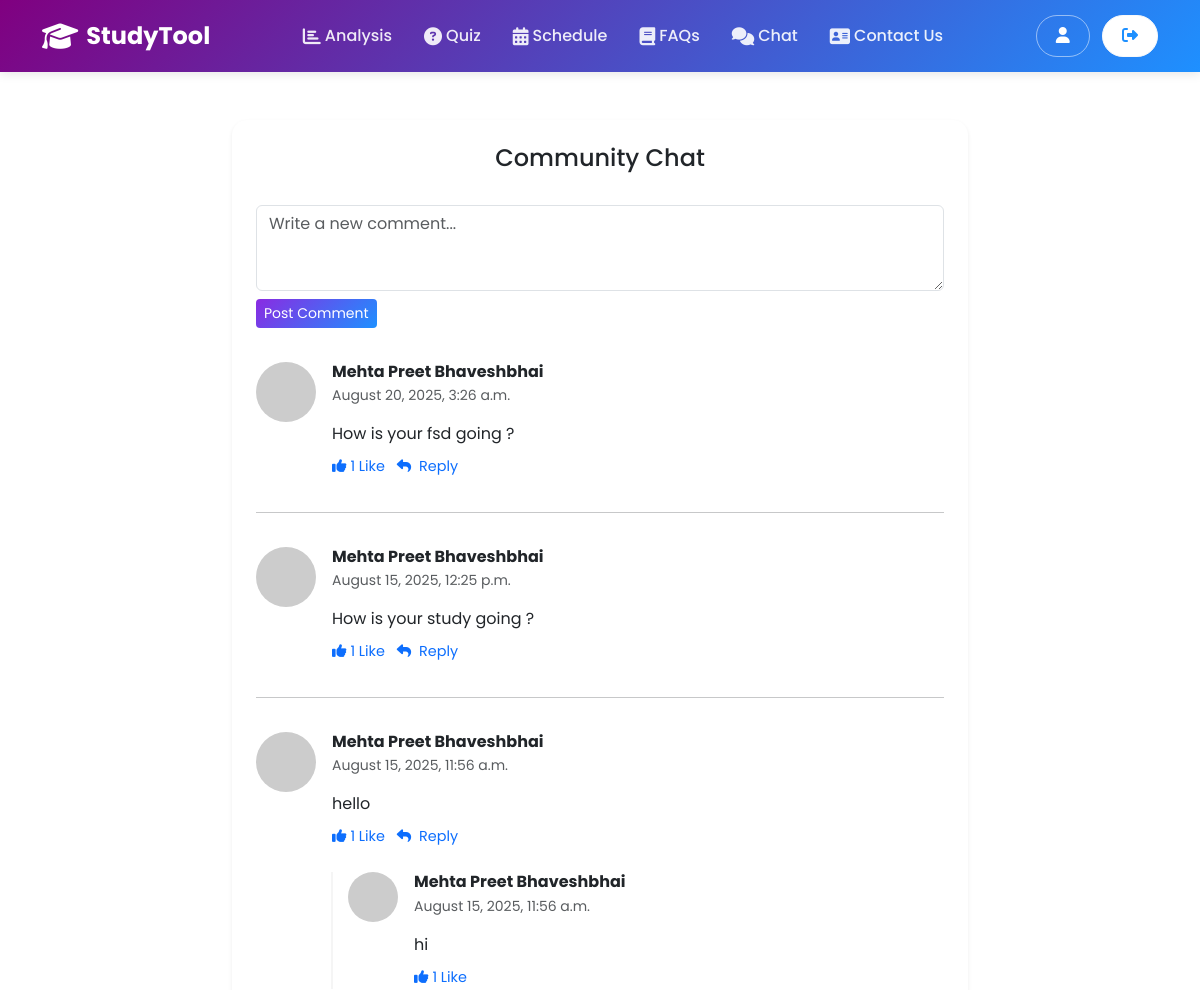
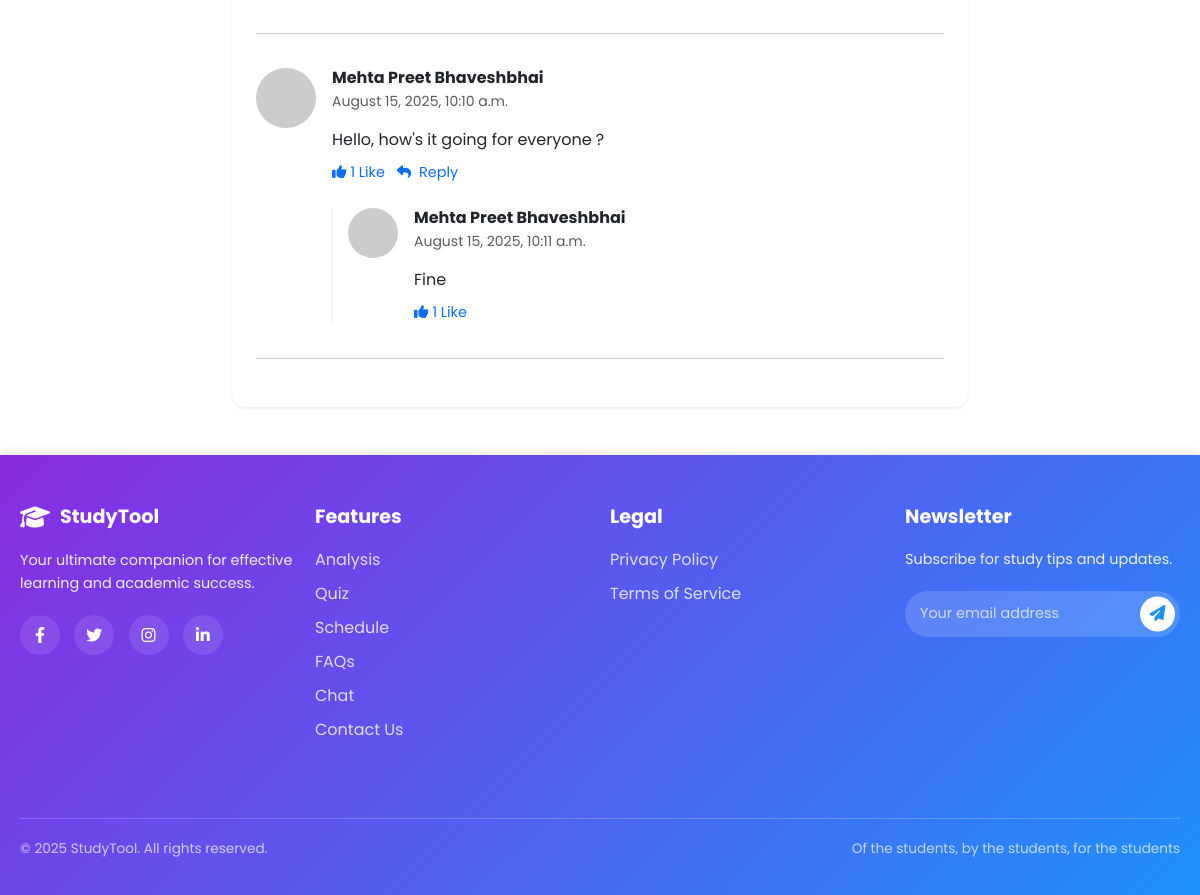
Page /chat/ (signed in) on the committed database (2 pictures, top to bottom).
### tool/models.py (models this page shows, shortened)
class Comment(models.Model):
    author = models.ForeignKey(Register, on_delete=models.CASCADE)
    content = models.TextField(max_length=1000)
    timestamp = models.DateTimeField(auto_now_add=True)
    parent = models.ForeignKey('self', null=True, blank=True, on_delete=models.CASCADE, related_name='replies')
    likes = models.ManyToManyField(Register, related_name='liked_comments', blank=True)
    @property
    def like_count(self):
        return self.likes.count()

class Register(models.Model):
    first_name = models.CharField(max_length=50)
    middle_name = models.CharField(max_length=50)
    last_name = models.CharField(max_length=50)
    email = models.CharField(max_length=50)
    password = models.CharField(max_length=50)
    mobile_number = models.IntegerField()
    birth_date = models.DateField()
    qualification = models.CharField(max_length=50)

### tool/views.py (the view, shortened to what this page needs)
# urls.py: path('chat/', views.chat, name='chat'),
def chat(request):
    if 'user_email' not in request.session:
        return redirect('login')
    user = get_object_or_404(Register, email=request.session['user_email'])
    top_level_comments = Comment.objects.filter(parent__isnull=True).order_by('-timestamp')
    context = {
        'comments': top_level_comments,
        'current_user': user
    }
    return render(request, 'chat.html', context)

### tool/templates/chat.html (shortened to what this page needs)
{% extends 'base.html' %}
{% block content %}
<div class="container my-5">
    <div class="row d-flex justify-content-center">
        <div class="col-md-10 col-lg-8">
            <div class="card shadow-sm">
                <div class="card-body p-4">
                    <h4 class="text-center mb-4 pb-2">Community Chat</h4>
                    <form action="{% url 'chat' %}" method="post" class="mb-4">
                        <div class="form-outline">
                            <textarea class="form-control" name="content" rows="3" placeholder="Write a new comment..." required></textarea>
                        </div>
                        <button type="submit" class="btn btn-primary btn-sm mt-2">Post Comment</button>
                    </form>
                    {% for comment in comments %}
                    <div class="comment-thread">
                        <div class="d-flex flex-start">
                            <img class="rounded-circle shadow-1-strong me-3" src="https://i.pravatar.cc/60?u={{ comment.author.email }}" alt="avatar" width="60" height="60" />
                            <div>
                                <h6 class="fw-bold mb-1">{{ comment.author.first_name }} {{comment.author.middle_name}} {{ comment.author.last_name }}</h6>
                                <div class="d-flex align-items-center mb-3">
                                    <p class="mb-0 text-muted small">{{ comment.timestamp|date:"F j, Y, P" }}</p>
                                </div>
                                <p class="mb-2">{{ comment.content }}</p>
                                <div class="comment-actions">
                                    <a href="{% url 'like_comment' comment.id %}" class="link-muted me-2">
                                        <i class="fas fa-thumbs-up me-1"></i>{{ comment.like_count }} Like
                                    </a>
                                    <a href="#!" class="link-muted" onclick="toggleReplyForm('{{ comment.id }}')">
                                        <i class="fas fa-reply me-1"></i> Reply
                                    </a>
                                </div>
                            </div>
                        </div>
                        {% for reply in comment.replies.all %}
                        <div class="d-flex flex-start mt-4 reply-item">
                            <a class="me-3" href="#">
                                <img class="rounded-circle shadow-1-strong" src="https://i.pravatar.cc/50?u={{ reply.author.email }}" alt="avatar" width="50" height="50" />
                            </a>
                            <div>
                                <h6 class="fw-bold mb-1">{{ reply.author.first_name }} {{reply.author.middle_name}} {{ reply.author.last_name }}</h6>
                                <div class="d-flex align-items-center mb-3">
                                    <p class="mb-0 text-muted small">{{ reply.timestamp|date:"F j, Y, P" }}</p>
                                </div>
                                <p class="mb-2">{{ reply.content }}</p>
                                <div class="comment-actions">
                                    <a href="{% url 'like_comment' reply.id %}" class="link-muted me-2">
                                        <i class="fas fa-thumbs-up me-1"></i>{{ reply.like_count }} Like
                                    </a>
                                </div>
                            </div>
                        </div>
                        {% endfor %}
                    </div>
                    <hr class="my-4">
                    {% empty %}
                    <p class="text-center">No comments yet. Be the first to start a conversation!</p>
                    {% endfor %}
                </div>
            </div>
        </div>
    </div>
</div>
{% endblock %}

### tool/templates/base.html (shortened to what this page needs)
{% load static %}
<!DOCTYPE html>
<html lang="en">
<head>
    <link href="https://cdn.jsdelivr.net/npm/bootstrap@5.3.3/dist/css/bootstrap.min.css" rel="stylesheet">
    <link rel="stylesheet" href="https://cdnjs.cloudflare.com/ajax/libs/font-awesome/6.4.0/css/all.min.css">
    <link rel="stylesheet" href="{% static 'css/navbar.css' %}">
    <link rel="stylesheet" href="{% static 'css/footer.css' %}">
    <link rel="stylesheet" href="{% static 'css/home.css' %}">
    <link rel="stylesheet" href="{% static 'css/profile.css' %}">
    <link rel="stylesheet" href="{% static 'css/analysis.css' %}">
    <link rel="stylesheet" href="{% static 'css/chat.css' %}">
    <link rel="stylesheet" href="{% static 'css/quiz.css' %}">
    <link rel="stylesheet" href="{% static 'css/schedule.css' %}">
    <link rel="stylesheet" href="{% static 'css/faq.css' %}">
</head>
<body>
    <nav class="navbar navbar-expand-lg study-navbar">
        <div class="container">
            <a class="navbar-brand" href="{% url 'home' %}">
                <i class="fas fa-graduation-cap me-2"></i>
                StudyTool
            </a>
            <div class="collapse navbar-collapse" id="navbarContent">
                <ul class="navbar-nav mx-auto">
                    <li class="nav-item">
                        <a class="nav-link" href="{% url 'analysis' %}">
                            <i class="fas fa-chart-bar me-1"></i> Analysis
                        </a>
                    </li>
                    <li class="nav-item">
                        <a class="nav-link" href="{% url 'quiz' %}">
                            <i class="fas fa-question-circle me-1"></i> Quiz
                        </a>
                    </li>
                    <li class="nav-item">
                        <a class="nav-link" href="{% url 'schedule' %}">
                            <i class="fas fa-calendar-alt me-1"></i> Schedule
                        </a>
                    </li>
                    <li class="nav-item">
                        <a class="nav-link" href="{% url 'faq' %}">
                            <i class="fas fa-book me-1"></i> FAQs
                        </a>
                    </li>
                    <li class="nav-item">
                        <a class="nav-link" href="{% url 'chat' %}">
                            <i class="fas fa-comments me-1"></i> Chat
                        </a>
                    </li>
                    <li class="nav-item">
                        <a class="nav-link" href="{% url 'contact_us' %}">
                            <i class="fas fa-address-card me-1"></i> Contact Us
                        </a>
                    </li>
                </ul>
                <div class="d-flex">
                    <div class="nav-buttons ms-3">
                        {% if request.session.user_email %}
                            <a href="{% url 'profile' %}" class="btn btn-outline-light me-2">
                                <i class="fas fa-user"></i>
                            </a>
                            <a href="{% url 'register' %}" class="btn btn-light">
                                <i class="fas fa-sign-out-alt"></i>
                            </a>
                        {% else %}
                            <a href="{% url 'login' %}" class="btn btn-outline-light me-2">Login</a>
                            <a href="{% url 'register' %}" class="btn btn-light">Register</a>
                        {% endif %}
                    </div>
                </div>
            </div>
        </div>
    </nav>
    <main>
        {% block content %}{% endblock %}
    </main>
    <footer class="study-footer">
        <div class="footer-container">
            <div class="footer-columns">
                <div class="footer-col">
                    <h5><i class="fas fa-graduation-cap"></i> StudyTool</h5>
                    <p>Your ultimate companion for effective learning and academic success.</p>
                    <div class="social-icons">
                        <a href="https://www.facebook.com/" aria-label="Facebook" target="_blank"><i class="fab fa-facebook-f"></i></a>
                        <a href="https://x.com/X." aria-label="Twitter" target="_blank"><i class="fab fa-twitter"></i></a>
                        <a href="https://www.instagram.com/" aria-label="Instagram" target="_blank"><i class="fab fa-instagram"></i></a>
                        <a href="https://in.linkedin.com/" aria-label="LinkedIn" target="_blank "><i class="fab fa-linkedin-in"></i></a>
                    </div>
                </div>
                <div class="footer-col">
                    <h5>Features</h5>
                    <ul>
                        <li><a href="{% url 'analysis' %}">Analysis</a></li>
                        <li><a href="{% url 'quiz' %}">Quiz</a></li>
                        <li><a href="{% url 'schedule' %}">Schedule</a></li>
                        <li><a href="{% url 'faq' %}">FAQs</a></li>
                        <li><a href="{% url 'chat' %}">Chat</a></li>
                        <li><a href="{% url 'contact_us' %}">Contact Us</a></li>
                    </ul>
                </div>
                <div class="footer-col">
                    <h5>Legal</h5>
                    <ul>
                        <li><a href="{% url 'privacy_policy' %}">Privacy Policy</a></li>
                        <li><a href="{% url 'tos' %}">Terms of Service</a></li>
                    </ul>
                </div>
                <div class="footer-col">
                    <h5>Newsletter</h5>
                    <p>Subscribe for study tips and updates.</p>
                    <form class="newsletter-form">
                        <input type="email" placeholder="Your email address">
                        <button type="submit" aria-label="Subscribe"><i class="fas fa-paper-plane"></i></button>
                    </form>
                </div>
            </div>
            <div class="footer-bottom">
                <p>&copy; 2025 StudyTool. All rights reserved.</p>
                <p>Of the students, by the students, for the students</p>
            </div>
        </div>
    </footer>
</body>
</html>

### tool/static/css/navbar.css (style rules this page uses)
.study-navbar { background: linear-gradient(135deg, purple 0%, dodgerblue 100%); padding: 13px 0; box-shadow: 0 2px 10px rgba(0, 0, 0, 0.1); }
.study-navbar .navbar-brand { font-weight: 700; font-size: 24px; color: white; display: flex; align-items: center; }
.study-navbar .navbar-brand i { font-size: 29px; }
.study-navbar .nav-link { color: rgba(255, 255, 255, 0.9); font-weight: 500; margin: 0 8px; padding: 8px 16px; border-radius: 5px; display: flex; align-items: center; white-space: nowrap; transition: all 0.3s ease; }
.study-navbar .nav-link i { margin-right: 8px; font-size: 18px; }
.nav-buttons .btn { border-radius: 50px; padding: 8px 19px; font-weight: 500; transition: all 0.3s ease; }
.nav-buttons .btn-outline-light { border-color: rgba(255, 255, 255, 0.5); color: white; }
.nav-buttons .btn-light { background: white; color: dodgerblue; }

### tool/static/css/footer.css (style rules this page uses)
body { display: flex; flex-direction: column; min-height: 100vh; font-family: 'Poppins', sans-serif; margin: 0; }
main { flex-grow: 1; }
.study-footer { background: linear-gradient(135deg, blueviolet 0%, dodgerblue 100%); color: rgba(255, 255, 255, 0.9); padding: 50px 0 20px 0; box-shadow: 0 -2px 10px rgba(0, 0, 0, 0.1); }
.footer-container { max-width: 1200px; margin: 0 auto; padding: 0 20px; }
.footer-columns { display: flex; justify-content: space-between; flex-wrap: wrap; gap: 20px; }
.footer-col { flex: 1; min-width: 220px; margin-bottom: 30px; }
.footer-col h5 { font-weight: 700; font-size: 1.2rem; color: white; margin-bottom: 20px; display: flex; align-items: center; }
.footer-col h5 i { margin-right: 10px; font-size: 1.5rem; }
.footer-col p { font-size: 0.9rem; line-height: 1.6; margin-bottom: 20px; }
.footer-col ul { list-style: none; padding: 0; }
.footer-col ul li { margin-bottom: 10px; }
.footer-col ul a { color: rgba(255, 255, 255, 0.8); text-decoration: none; transition: all 0.3s ease; }
.social-icons a { display: inline-flex; justify-content: center; align-items: center; width: 40px; height: 40px; margin-right: 10px; border-radius: 50%; background: rgba(255, 255, 255, 0.1); color: white; text-decoration: none; transition: all 0.3s ease; }
.newsletter-form { position: relative; display: flex; }
.newsletter-form input { width: 100%; padding: 12px 15px; border: none; border-radius: 50px; background: rgba(255, 255, 255, 0.15); color: white; font-size: 0.9rem; }
.newsletter-form input::placeholder { color: rgba(255, 255, 255, 0.7); }
.newsletter-form button { position: absolute; right: 5px; top: 50%; transform: translateY(-50%); background: white; border: none; border-radius: 50%; color: dodgerblue; width: 35px; height: 35px; cursor: pointer; transition: all 0.3s ease; }
.footer-bottom { text-align: center; margin-top: 30px; padding-top: 20px; border-top: 1px solid rgba(255, 255, 255, 0.2); display: flex; justify-content: space-between; font-size: 0.85rem; color: rgba(255, 255, 255, 0.7); }

### tool/static/css/analysis.css (style rules this page uses)
.card { border: none; border-radius: 15px; }
.btn-primary { background: linear-gradient(135deg, blueviolet 0%, dodgerblue 100%); border: none; transition: all 0.3s ease; }

### tool/static/css/chat.css (style rules this page uses)
.comment-thread { padding: 10px 0; }
.comment-actions a { text-decoration: none; font-size: 0.9em; transition: color 0.2s ease-in-out; }
.reply-item { margin-left: 75px; padding-left: 15px; border-left: 2px solid whitesmoke; }
.btn-primary { background: linear-gradient(135deg, blueviolet 0%, dodgerblue 100%); border: none; }

### tool/static/css/quiz.css (style rules this page uses)
.card { border: none; border-radius: 15px; }

### rows in the picture
Comment: author.first_name "Mehta", author.middle_name "Preet", author.last_name "Bhaveshbhai", timestamp "August 20, 2025, 3:26 a.m.", content "How is your fsd going ?", like_count "1"
Comment: author.first_name "Mehta", author.middle_name "Preet", author.last_name "Bhaveshbhai", timestamp "August 15, 2025, 12:25 p.m.", content "How is your study going ?", like_count "1"
Comment: author.first_name "Mehta", author.middle_name "Preet", author.last_name "Bhaveshbhai", timestamp "August 15, 2025, 11:56 a.m.", content "hello", like_count "1"
Comment: author.first_name "Mehta", author.middle_name "Preet", author.last_name "Bhaveshbhai", timestamp "August 15, 2025, 11:56 a.m.", content "hi", like_count "1"
Comment: author.first_name "Mehta", author.middle_name "Preet", author.last_name "Bhaveshbhai", timestamp "August 15, 2025, 10:10 a.m.", content "Hello, how's it going for everyone ?", like_count "1"
Comment: author.first_name "Mehta", author.middle_name "Preet", author.last_name "Bhaveshbhai", timestamp "August 15, 2025, 10:11 a.m.", content "Fine", like_count "1"
